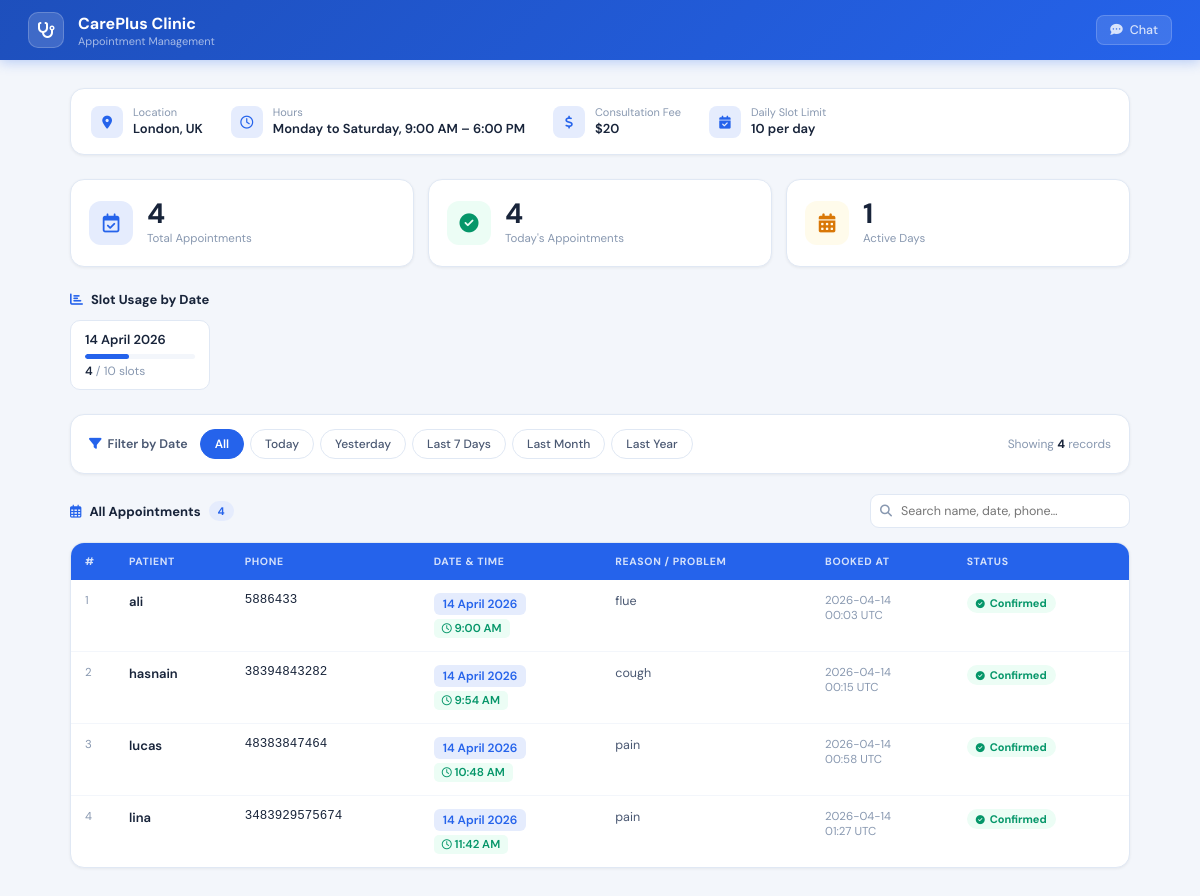
Page /admin-unique123 on the committed database.
### tables this page shows
CREATE TABLE appointments (
                id        TEXT PRIMARY KEY,
                clinic_id TEXT NOT NULL DEFAULT '',
                name      TEXT NOT NULL,
                phone     TEXT NOT NULL,
                date      TEXT NOT NULL,
                time      TEXT NOT NULL,
                problem   TEXT NOT NULL,
                booked_at TEXT NOT NULL
            );

### app.py (the view)
@app.route(f"/{CLINIC_CONFIG['admin_path']}")
def admin():
    try:
        period = request.args.get("filter", "all")
        all_records      = load_appointments()          # always fresh from SQLite
        filtered_records = filter_appointments(all_records, period)
        slot_summary = {}
        for appt in all_records:
            d = appt.get("date", "Unknown")
            slot_summary[d] = slot_summary.get(d, 0) + 1
        today_count = len(filter_appointments(all_records, "today"))
        return render_template(
            "admin.html",
            appointments  = filtered_records,
            all_count     = len(all_records),
            today_count   = today_count,
            clinic        = CLINIC_CONFIG,
            slot_summary  = slot_summary,
            active_filter = period,
        )
    except Exception as exc:
        print(f"[admin] Error: {exc}")
        return render_template(
            "admin.html",
            appointments  = [],
            all_count     = 0,
            today_count   = 0,
            clinic        = CLINIC_CONFIG,
            slot_summary  = {},
            active_filter = "all",
        )

### app.py (called while the page is built, shortened)
def get_db():
    conn = sqlite3.connect(DB_PATH)
    conn.row_factory = sqlite3.Row   # rows behave like dicts
    return conn

def load_appointments(clinic_id=None):
    try:
        conn = get_db()
        try:
            if clinic_id:
                rows = conn.execute(
                    "SELECT * FROM appointments WHERE clinic_id = ? ORDER BY booked_at DESC",
                    (clinic_id,)
                ).fetchall()
            else:
                rows = conn.execute(
                    "SELECT * FROM appointments ORDER BY booked_at DESC"
                ).fetchall()
            return [dict(r) for r in rows]
        finally:
            conn.close()
    except Exception as exc:
        print(f"[DB] load_appointments error: {exc}")
        return []

def parse_user_date(text):
    text  = text.strip()
    today = date.today()
    for fmt in ("%Y-%m-%d", "%d/%m/%Y", "%m/%d/%Y", "%d-%m-%Y"):
        try:
            return datetime.strptime(text, fmt).date()
        except ValueError:
            pass
    tokens = text.replace(",", " ").split()
    day = month = year = None
    for tok in tokens:
        if tok.isdigit():
            val = int(tok)
            if val > 31:
                year = val
            elif day is None:
                day = val
            else:
                year = val
        else:
            m = _MONTHS.get(tok.lower())
            if m:
                month = m
    if day and month:
        try:
            return date(year, month, day)
        except ValueError:
            return None
    return None

### templates/admin.html (shortened to what this page needs)
<!DOCTYPE html>
<html lang="en">
<head>
  <link rel="stylesheet" href="https://cdnjs.cloudflare.com/ajax/libs/font-awesome/6.5.1/css/all.min.css"/>
</head>
<body>
<nav class="topnav">
  <div class="nav-logo"><i class="fa-solid fa-stethoscope"></i></div>
  <div class="nav-title">
    <h1>{{ clinic.clinic_name }}</h1>
    <p>Appointment Management</p>
  </div>
  <a href="/" class="nav-back">
    <i class="fa-solid fa-comment-dots"></i> Chat
  </a>
</nav>
<div class="content">
  <div class="clinic-card">
    <div class="ci-item">
      <div class="ci-icon"><i class="fa-solid fa-location-dot"></i></div>
      <div>
        <div class="ci-lbl">Location</div>
        <div class="ci-val">{{ clinic.clinic_location }}</div>
      </div>
    </div>
    <div class="ci-item">
      <div class="ci-icon"><i class="fa-regular fa-clock"></i></div>
      <div>
        <div class="ci-lbl">Hours</div>
        <div class="ci-val">{{ clinic.clinic_days }}, {{ clinic.clinic_timings }}</div>
      </div>
    </div>
    <div class="ci-item">
      <div class="ci-icon"><i class="fa-solid fa-dollar-sign"></i></div>
      <div>
        <div class="ci-lbl">Consultation Fee</div>
        <div class="ci-val">{{ clinic.clinic_fees }}</div>
      </div>
    </div>
    <div class="ci-item">
      <div class="ci-icon"><i class="fa-solid fa-calendar-check"></i></div>
      <div>
        <div class="ci-lbl">Daily Slot Limit</div>
        <div class="ci-val">{{ clinic.daily_slot_limit }} per day</div>
      </div>
    </div>
  </div>
  <div class="stats">
    <div class="stat">
      <div class="stat-ico blue"><i class="fa-regular fa-calendar-check"></i></div>
      <div>
        <div class="stat-num">{{ all_count }}</div>
        <div class="stat-lbl">Total Appointments</div>
      </div>
    </div>
    <div class="stat">
      <div class="stat-ico green"><i class="fa-solid fa-circle-check"></i></div>
      <div>
        <div class="stat-num">{{ today_count }}</div>
        <div class="stat-lbl">Today's Appointments</div>
      </div>
    </div>
    <div class="stat">
      <div class="stat-ico warn"><i class="fa-solid fa-calendar-days"></i></div>
      <div>
        <div class="stat-num">{{ slot_summary | length }}</div>
        <div class="stat-lbl">Active Days</div>
      </div>
    </div>
  </div>
  {% if slot_summary %}
  <div class="slot-section">
    <div class="section-label">
      <i class="fa-solid fa-chart-bar"></i> Slot Usage by Date
    </div>
    <div class="slot-grid">
      {% for day, used in slot_summary.items() %}
      {% set pct = [((used / clinic.daily_slot_limit) * 100) | int, 100] | min %}
      {% set full = used >= clinic.daily_slot_limit %}
      <div class="slot-chip">
        <div class="sc-date">{{ day }}</div>
        <div class="sc-bar">
          <div class="sc-fill{% if full %} full{% endif %}" style="width: {{ pct }}%"></div>
        </div>
        <div class="sc-count">
          <span>{{ used }}</span> / {{ clinic.daily_slot_limit }} slots
        </div>
      </div>
      {% endfor %}
    </div>
  </div>
  {% endif %}
  {% set base_url = '/' + clinic.admin_path %}
  <div class="filter-bar">
    <span class="filter-label">
      <i class="fa-solid fa-filter"></i> Filter by Date
    </span>
    <div class="filter-pills">
      <a href="{{ base_url }}?filter=all"       class="fp {% if active_filter == 'all'       %}active{% endif %}">All</a>
      <a href="{{ base_url }}?filter=today"     class="fp {% if active_filter == 'today'     %}active{% endif %}">Today</a>
      <a href="{{ base_url }}?filter=yesterday" class="fp {% if active_filter == 'yesterday' %}active{% endif %}">Yesterday</a>
      <a href="{{ base_url }}?filter=last7"     class="fp {% if active_filter == 'last7'     %}active{% endif %}">Last 7 Days</a>
      <a href="{{ base_url }}?filter=lastmonth" class="fp {% if active_filter == 'lastmonth' %}active{% endif %}">Last Month</a>
      <a href="{{ base_url }}?filter=lastyear"  class="fp {% if active_filter == 'lastyear'  %}active{% endif %}">Last Year</a>
    </div>
    <span class="filter-result">
      Showing <b>{{ appointments | length }}</b>
      record{% if appointments | length != 1 %}s{% endif %}
    </span>
  </div>
  <div class="table-header">
    <div class="tbl-title">
      <i class="fa-regular fa-calendar-days"></i>
      {% if active_filter == 'all' %}All Appointments
      {% elif active_filter == 'today' %}Today's Appointments
      {% elif active_filter == 'yesterday' %}Yesterday's Appointments
      {% elif active_filter == 'last7' %}Last 7 Days
      {% elif active_filter == 'lastmonth' %}Last Month
      {% elif active_filter == 'lastyear' %}Last Year
      {% endif %}
      <span class="count-pill">{{ appointments | length }}</span>
    </div>
    <div class="search-wrap">
      <input id="search" placeholder="Search name, date, phone…" oninput="filterTable(this.value)">
    </div>
  </div>
  <div class="tbl-card">
    {% if appointments %}
    <div class="tbl-scroll">
      <table id="tbl">
        <thead>
          <tr>
            <th>#</th>
            <th>Patient</th>
            <th>Phone</th>
            <th>Date &amp; Time</th>
            <th>Reason / Problem</th>
            <th>Booked At</th>
            <th>Status</th>
          </tr>
        </thead>
        <tbody>
          {% for a in appointments | reverse %}
          <tr>
            <td class="num">{{ loop.index }}</td>
            <td class="bold">{{ a.name }}</td>
            <td class="mono">{{ a.phone }}</td>
            <td>
              <span class="date-tag">{{ a.date }}</span><br>
              <span class="time-tag">
                <i class="fa-regular fa-clock"></i>
                {{ a.time }}
              </span>
            </td>
            <td class="dim">{{ a.problem }}</td>
            <td class="ts">
              {% if a.booked_at %}
                {{ a.booked_at[:10] }}<br>
                <span>{{ a.booked_at[11:16] }} UTC</span>
              {% else %}—{% endif %}
            </td>
            <td>
              <span class="pill-ok">
                <i class="fa-solid fa-circle-check"></i> Confirmed
              </span>
            </td>
          </tr>
          {% endfor %}
        </tbody>
      </table>
    </div>
    {% endif %}
  </div>
</div>
</body>
</html>

### rows in the picture
appointments: date "14 April 2026", {{ pct }} 40 (drawn), used "4", daily_slot_limit "10", name "lina", phone "3483929575674", time "11:42 AM", problem "pain", booked_at "2026-04-14", booked_at "01:27"
appointments: name "ali", phone "5886433", date "14 April 2026", time "9:00 AM", problem "flue", booked_at "2026-04-14", booked_at "00:03"
appointments: name "hasnain", phone "38394843282", date "14 April 2026", time "9:54 AM", problem "cough", booked_at "2026-04-14", booked_at "00:15"
appointments: name "lucas", phone "48383847464", date "14 April 2026", time "10:48 AM", problem "pain", booked_at "2026-04-14", booked_at "00:58"

### other values in the picture
{{ clinic.clinic_name }} "CarePlus Clinic"
{{ clinic.clinic_location }} "London, UK"
{{ clinic.clinic_days }} "Monday to Saturday"
{{ clinic.clinic_timings }} "9:00 AM – 6:00 PM"
{{ clinic.clinic_fees }} "$20"
{{ clinic.daily_slot_limit }} "10"
{{ all_count }} "4"
{{ today_count }} "4"
{{ slot_summary | length }} "1"
{{ appointments | length }} "4"
